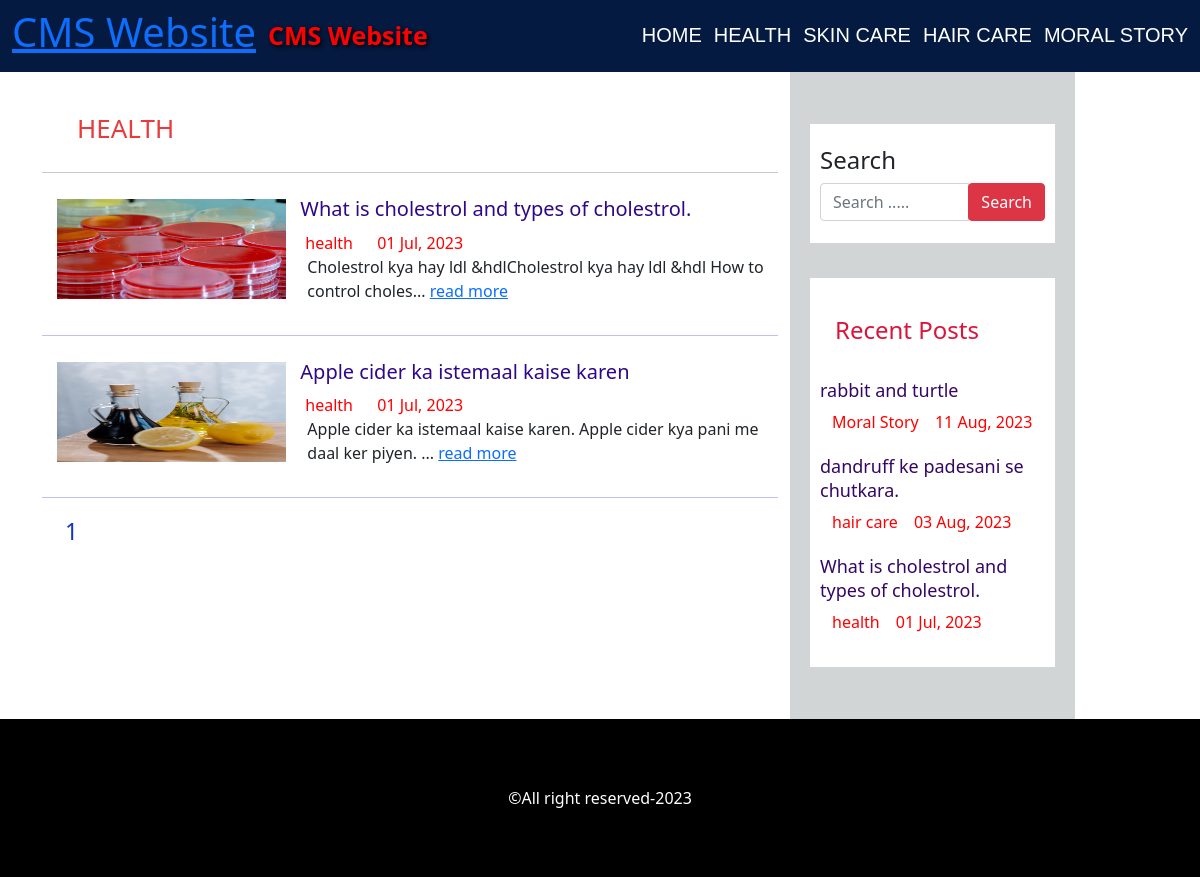
Page /category.php?cid=1 on the committed database.
### tables this page shows
CREATE TABLE `settings` (
  `id` int(11) NOT NULL,
  `websitename` varchar(60) NOT NULL,
  `logo` varchar(50) NOT NULL,
  `footerdesc` varchar(255) NOT NULL
);

CREATE TABLE `category` (
  `category_id` int(11) NOT NULL,
  `category_name` varchar(100) NOT NULL,
  `post` int(11) NOT NULL
);

CREATE TABLE `post` (
  `post_id` int(11) NOT NULL,
  `title` varchar(100) NOT NULL,
  `description` text NOT NULL,
  `category` varchar(100) NOT NULL,
  `post_date` varchar(50) NOT NULL,
  `author` int(11) NOT NULL,
  `post_img` varchar(100) NOT NULL
);

### config.php (called while the page is built, shortened)
<?php
$hostname="http://localhost/php-projects/CMS-Website";
?>

### category.php (the view, shortened to what this page needs)
<?php include 'header.php'; ?>
    <div id="main-content">
      <div class="container">
        <div class="row">
            <div class="col-md-8">
                <div class="post-container">
                  <?php
                  include "config.php";
                  if(isset($_GET['cid'])){
                    $cat_id = $_GET['cid'];
                    $sql1 = "SELECT * FROM category WHERE category_id = {$cat_id}";
                    $result1 = mysqli_query($conn, $sql1) or die("Query Failed.");
                    $row1 = mysqli_fetch_assoc($result1);
                  ?>
                  <h2 class="page-heading"><?php echo $row1['category_name']; ?></h2>
                  <hr></hr>
                  <?php
                    $limit = 3;
                    if(isset($_GET['page'])){
                      $page = $_GET['page'];
                    }else{
                      $page = 1;
                    }
                    $offset = ($page - 1) * $limit;
                    $sql = "SELECT post.post_id, post.title, post.description,post.post_date,post.author,
                    category.category_name,users.username,post.category,post.post_img FROM post
                    LEFT JOIN category ON post.category = category.category_id
                    LEFT JOIN users ON post.author = users.user_id
                    WHERE post.category = {$cat_id}
                    ORDER BY post.post_id DESC LIMIT {$offset},{$limit}";
                    $result = mysqli_query($conn, $sql) or die("Query Failed.");
                    if(mysqli_num_rows($result) > 0){
                      while($row = mysqli_fetch_assoc($result)) {
                  ?>
                    <div class="post-content">
                        <div class="row">
                            <div class="col-md-4">
                              <a class="post-img" href="single.php?id=<?php echo $row['post_id']; ?>"><img src="admin/upload/<?php echo $row['post_img']; ?>" alt=""/></a>
                            </div>
                            <div class="col-md-8">
                              <div class="inner-content clearfix">
                                  <h3><a href='single.php?id=<?php echo $row['post_id']; ?>'><?php echo $row['title']; ?></a></h3>
                                  <div class="post-information">
                                      <span>
                                          <a href='category.php?cid=<?php echo $row['category']; ?>'><?php echo $row['category_name']; ?></a>
                                      </span>
                                                                            <span>
                                          <?php echo $row['post_date']; ?>
                                      </span>
                                  </div>
                                  <p class="description">
                                      <?php echo substr($row['description'],0,130) . "..."; ?> <a class='read-more pull-right' href='single.php?id=<?php echo $row['post_id']; ?>'>read more</a>
                                  </p>
                                 </div>
                            </div>
                        </div>
                    </div>
                    <hr class="hori-line"></hr>
                    <?php
                      }
                    }else{
                      echo "<h2>No Record Found.</h2>";
                    }
                    if(mysqli_num_rows($result1) > 0){
                      $total_records = $row1['post'];
                      $total_page = ceil($total_records / $limit);
                      echo '<ul class="pagination admin-pagination">';
                      for($i = 1; $i <= $total_page; $i++){
                        if($i == $page){
                          $active = "active";
                        }else{
                          $active = "";
                        }
                        echo '<li class="'.$active.'"><a href="category.php?cid='.$cat_id .'&page='.$i.'">'.$i.'</a></li>';
                      }
                      echo '</ul>';
                    }
                  }else{
                    echo "<h2>No Record Found.</h2>";
                  }
                    ?>
                </div>
            </div>
            <?php include 'sidebar.php'; ?>
        </div>
      </div>
    </div>
<?php include 'footer.php'; ?>

### header.php (shortened to what this page needs)
<?php
include "config.php";
?>
<!DOCTYPE html>
<html lang="en">
<head>
    <link href="https://cdn.jsdelivr.net/npm/bootstrap@5.1.3/dist/css/bootstrap.min.css" rel="stylesheet" >
    <link rel="stylesheet" href="css/style.css">
</head>
<body>
<nav class="navbar navbar-expand-lg ">
  <div class="container-fluid">
  <?php
                  include "config.php";
                  $sql = "SELECT * FROM settings";
                  $result = mysqli_query($conn, $sql) or die("Query Failed.");
                  if(mysqli_num_rows($result) > 0){
                    while($row = mysqli_fetch_assoc($result)) {
                      if($row['logo']=="")
                      {
                        echo '<a href="index.php"><h1>'.$row['websitename'].'</h1></a>';
                      }else{
                        echo '<a href="index.php" id="logo"><img src="admin/images/'. $row['logo'].'"></a>';
                      }
                ?>
   <a class="navbar-brand" href="index.php"><?php  echo $row['websitename']; ?></h1></a>
    <?php
                    }
                  }
                  ?>
    <div class="collapse navbar-collapse" id="navbarSupportedContent">
    <?php
        include "config.php";
        $sql = "SELECT * FROM category WHERE post >0";
        $result = mysqli_query($conn,$sql) or die("queryfaoled");
        if(mysqli_num_rows($result)>0){
     ?>
      <ul class="navbar-nav ms-auto mb-2 mb-lg-0">
      <li><a href='<?php echo $hostname; ?>'>Home</a></li>
        <?php while($row=mysqli_fetch_assoc($result)){
           echo "<li>
           <a href='category.php?cid={$row['category_id']}'>{$row['category_name']}</a>
         </li>";
          }?>
      </ul>
      <?php } ?>
    </div>
  </div>
  </nav>
</body>
</html>

### sidebar.php (shortened to what this page needs)
<div id="sidebar" class="col-md-3">
    <div class="search-box-container">
        <h4>Search</h4>
        <form class="search-post" action="search.php" method ="GET">
            <div class="input-group">
                <input type="text" name="search" class="form-control" placeholder="Search .....">
                <span class="input-group-btn">
                    <button type="submit" class="btn btn-danger">Search</button>
                </span>
            </div>
        </form>
    </div>
    <div class="recent-post-container">
        <h4>Recent Posts</h4>
        <?php
        include "config.php";
        $limit=3;
        $sql="SELECT post.post_id,post.title,post.post_date,category.category_name,post.category,post.post_img FROM post LEFT JOIN category ON post.category = category.category_id ORDER BY post.post_id DESC LIMIT {$limit}";
        $result=mysqli_query($conn,$sql) or die("query failed.Recent post");
        if(mysqli_num_rows($result)>0){
            while($row=mysqli_fetch_assoc($result)){
        ?>
        <div class="recent-post">
            <div class="post-content">
                <h5><a href="single.php?id=<?php echo $row['post_id']; ?>"><?php echo $row['title'];?></h5>
                <span>
                    <a href='category.php?cid=<?php echo $row['category'];?>'><?php echo $row['category_name']; ?></a>
                     </span>
                <span>
                    <?php echo $row['post_date']; ?>
                    </span>
                 </div>
        </div>
    <?php
        }
      }
    ?>
</div>

### footer.php
<section id="footer-area">
<div class="container">
    <div class="row">
        <div class="col-md-12">
        <?php
                  include "config.php";
                  $sql = "SELECT * FROM settings";
                  $result = mysqli_query($conn, $sql) or die("Query Failed.");
                  if(mysqli_num_rows($result) > 0){
                    while($row = mysqli_fetch_assoc($result)) {
                ?>
              <span><?php  echo $row['footerdesc']; ?></span>
              <?php
                    }
                }
                ?>
        </div>
    </div>
</div>
</section>

### css/style.css (style rules this page uses)
.navbar-brand { color: red; font-size: 25px; margin-left: 12px;; font-weight: 800; text-shadow: 2px 2px 4px #000000; }
.navbar { background-color: rgb(5, 26, 65); }
#footer-area { background-color: black; color: #fff; text-align: center; padding: 67px 0; }
.post-img { width: 100%; height: 200px; margin: 10px 15px; }
.post-information { color: red; font-size: 16px; margin: 0 20px 0 0; }
.post-information a { color: red; font-size: 16px; margin: 0 20px 0 10px; text-decoration: none; }
.admin-pagination li a { color: coral; margin-left: 23px; font-size: 23px; font-weight: 500; text-decoration: none; }
#sidebar { padding: 52px 20px; background-color: rgba(162, 168, 168, 0.484); }
.search-box-container { padding: 22px 10px; background-color: #fff; margin-bottom: 35px; }
.recent-post-container { padding: 23px 10px; background-color: #fff; }
.post-content h5 a { color: rgb(53, 7, 101); text-decoration: none; font-size: 18px; }
.recent-post a { color:red; text-decoration: none; margin-left: 8px; margin: 0px 12px 0px 0px; }
.recent-post { color: red; padding: 10px 0px; }
.recent-post-container h4 { color: crimson; padding: 15px; }
.post-container { padding: 29px 0; }
.page-heading { color: rgb(233, 59, 59); font-size: 26px; text-transform: uppercase; margin-left: 23px; padding: 12px; }
.post-img img { width: 100%; height: 100px; margin: 10px 0px; }
.inner-content h3 a { color: rgb(47, 7, 136); text-decoration: none; font-size: 20px; margin-left: 5px; }
.description { margin-left: 12px; }
.hori-line { color: blue; }
.pagination li a { color: #1231ca; align-items: center; }

### header.php (style rules this page uses)
.navbar-nav li a { color:#fff; font: 20px sans-serif; margin-left: 12px; text-decoration: none; text-transform: uppercase; font-weight:800px; }

### rows in the picture
settings: websitename "CMS Website", footerdesc "©All right reserved-2023"
category: category_name "HEALTH"
category: category_name "SKIN CARE"
category: category_name "HAIR CARE"
category: category_name "MORAL STORY"
post: post_img (picture), title "What is cholestrol and types of cholestrol.", category.category_name "health", post_date "01 Jul, 2023", description "Cholestrol kya hay ldl &hdlCholestrol kya hay ldl &hdl How to control choles"
post: post_img (picture), title "Apple cider ka istemaal kaise karen", category.category_name "health", post_date "01 Jul, 2023", description "Apple cider ka istemaal kaise karen. Apple cider kya pani me daal ker piyen."
post: title "rabbit and turtle", category.category_name "Moral Story", post_date "11 Aug, 2023"
post: title "dandruff ke padesani se chutkara.", category.category_name "hair care", post_date "03 Aug, 2023"
